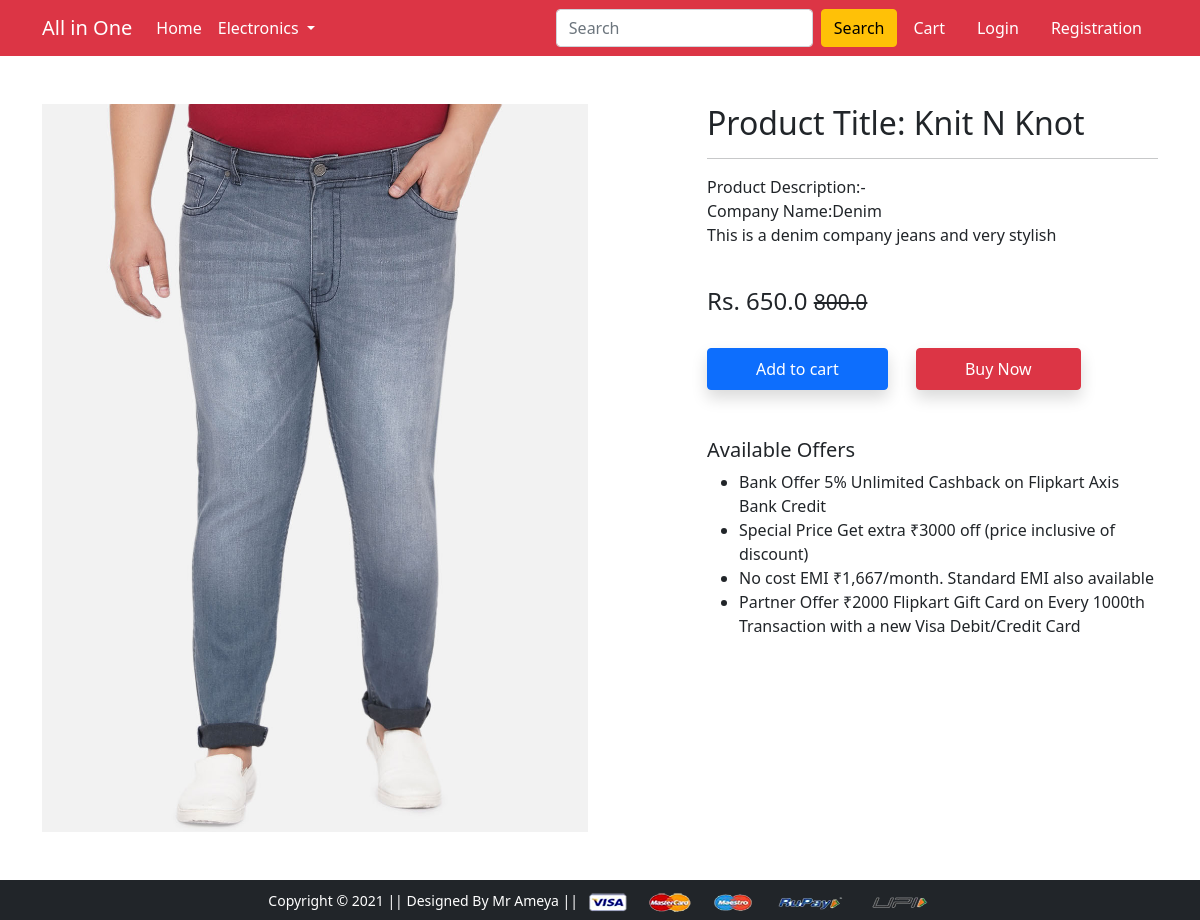
Screenshot of /product-detail/1 with the database file from the repository.
### app/models.py (models this page shows, shortened)
class Product(models.Model):
    title=models.CharField(max_length=200)
    selling_price=models.FloatField()
    discounted_price=models.FloatField()
    description=models.TextField()
    brand=models.CharField(max_length=50)
    category=models.CharField(choices=CATEGORY_CHOICES,max_length=2)
    product_image=models.ImageField(upload_to='products')

### app/views.py (the view)
# urls.py: path('product-detail/<int:pk>', views.product_detail, name='product-detail'),
def product_detail(request,pk):
    product=Product.objects.get(pk=pk)
    item_already_in_cart = False
    if request.user.is_authenticated:
        item_already_in_cart = Cart.objects.filter(Q(product=product.id)&Q(user=request.user)).exists()
    return render(request, 'app/productdetail.html',{'product':product,'item_already_in_cart':item_already_in_cart})

### app/templates/app/productdetail.html (shortened to what this page needs)
{% extends 'app/base.html' %}
{% load static %}
{% block main-content %}
<div class="container my-5">
 <div class="row">
  <div class="col-sm-6 text-center align-self-center">
   <img src="{{product.product_image.url}}" alt="" class="img-fluid img-tumbnail">
  </div>
  <div class="col-sm-5 offset-sm-1">
   <h2>Product Title: {{product.title}}</h2>
   <hr>
   <p>Product Description:-<br>Company Name:{{product.brand}} <br> {{product.description}} </p> <br>
   <h4>Rs. {{product.discounted_price}} <small class="fw-light text-decoration-line-through">{{product.selling_price}}</small> </h4> <br>
   {% if not request.user.is_authenticated %}
   <form action="/add-to-cart" class="d-inline">
    <button type="submit" class="btn btn-primary shadow px-5 py-2">Add to cart</button>
   </form>
   {% endif %}
   <a href="{% url 'checkoutProduct' product.id %}" class="btn btn-danger shadow px-5 py-2 ms-4">Buy Now</a>
   <h5 class="mt-5">Available Offers</h5>
   <ul>
    <li>Bank Offer 5% Unlimited Cashback on Flipkart Axis Bank Credit</li>
    <li>Special Price Get extra ₹3000 off (price inclusive of discount)</li>
    <li>No cost EMI ₹1,667/month. Standard EMI also available</li>
    <li>Partner Offer ₹2000 Flipkart Gift Card on Every 1000th Transaction with a new Visa Debit/Credit Card</li>
   </ul>
  </div>
 </div>
</div>
{% endblock main-content %}

### rows the page displays
Product: product_image (picture), title "Knit N Knot", brand "Denim", description "This is a denim company jeans and very stylish", discounted_price "650.0", selling_price "800.0"
